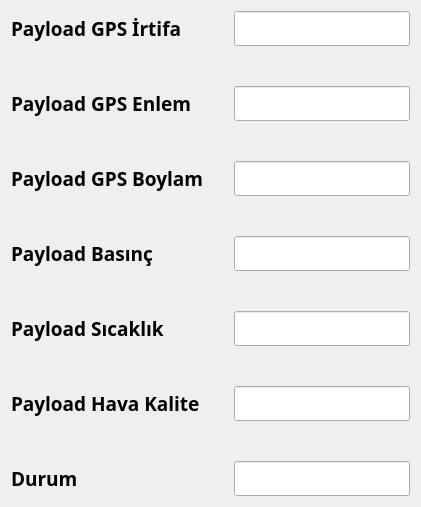
    <widget class="QWidget" name="formLayoutWidget_3">
     <property name="geometry">
      <rect>
       <x>1350</x>
       <y>10</y>
       <width>421</width>
       <height>445</height>
      </rect>
     </property>
     <property name="font">
      <font>
       <family>Microsoft Tai Le</family>
       <pointsize>14</pointsize>
       <weight>75</weight>
       <bold>true</bold>
      </font>
     </property>
     <layout class="QFormLayout" name="formLayout_3">
      <property name="horizontalSpacing">
       <number>30</number>
      </property>
      <property name="verticalSpacing">
       <number>40</number>
      </property>
      <item row="0" column="0">
       <widget class="QLabel" name="payloadGPSirtifaLabel">
        <property name="font">
         <font>
          <family>Microsoft Tai Le</family>
          <pointsize>14</pointsize>
          <weight>75</weight>
          <bold>true</bold>
         </font>
        </property>
        <property name="text">
         <string>Payload GPS İrtifa</string>
        </property>
       </widget>
      </item>
      <item row="0" column="1">
       <widget class="QLineEdit" name="payloadGPSRtifaLineEdit">
        <property name="font">
         <font>
          <family>Microsoft Tai Le</family>
          <pointsize>14</pointsize>
          <weight>75</weight>
          <bold>true</bold>
         </font>
        </property>
       </widget>
      </item>
      <item row="1" column="0">
       <widget class="QLabel" name="payloadGPSEnlemLabel">
        <property name="font">
         <font>
          <family>Microsoft Tai Le</family>
          <pointsize>14</pointsize>
          <weight>75</weight>
          <bold>true</bold>
         </font>
        </property>
        <property name="text">
         <string>Payload GPS Enlem</string>
        </property>
       </widget>
      </item>
      <item row="1" column="1">
       <widget class="QLineEdit" name="payloadGPSEnlemLineEdit">
        <property name="font">
         <font>
          <family>Microsoft Tai Le</family>
          <pointsize>14</pointsize>
          <weight>75</weight>
          <bold>true</bold>
         </font>
        </property>
       </widget>
      </item>
      <item row="2" column="0">
       <widget class="QLabel" name="payloadGPSBoylamLabel">
        <property name="font">
         <font>
          <family>Microsoft Tai Le</family>
          <pointsize>14</pointsize>
          <weight>75</weight>
          <bold>true</bold>
         </font>
        </property>
        <property name="text">
         <string>Payload GPS Boylam</string>
        </property>
       </widget>
      </item>
      <item row="2" column="1">
       <widget class="QLineEdit" name="payloadGPSBoylamLineEdit">
        <property name="font">
         <font>
          <family>Microsoft Tai Le</family>
          <pointsize>14</pointsize>
          <weight>75</weight>
          <bold>true</bold>
         </font>
        </property>
       </widget>
      </item>
      <item row="3" column="0">
       <widget class="QLabel" name="payload_pressureLabel">
        <property name="font">
         <font>
          <family>Microsoft Tai Le</family>
          <pointsize>14</pointsize>
          <weight>75</weight>
          <bold>true</bold>
         </font>
        </property>
        <property name="text">
         <string>Payload Basınç</string>
        </property>
       </widget>
      </item>
      <item row="3" column="1">
       <widget class="QLineEdit" name="payloadBasincNLineEdit">
        <property name="font">
         <font>
          <family>Microsoft Tai Le</family>
          <pointsize>14</pointsize>
          <weight>75</weight>
          <bold>true</bold>
         </font>
        </property>
       </widget>
      </item>
      <item row="4" column="0">
       <widget class="QLabel" name="payload_tempLabel">
        <property name="font">
         <font>
          <family>Microsoft Tai Le</family>
          <pointsize>14</pointsize>
          <weight>75</weight>
          <bold>true</bold>
         </font>
        </property>
        <property name="text">
         <string>Payload Sıcaklık</string>
        </property>
       </widget>
      </item>
      <item row="4" column="1">
       <widget class="QLineEdit" name="payloadSicaklikLineEdit">
        <property name="font">
         <font>
          <family>Microsoft Tai Le</family>
          <pointsize>14</pointsize>
          <weight>75</weight>
          <bold>true</bold>
         </font>
        </property>
       </widget>
      </item>
      <item row="5" column="0">
       <widget class="QLabel" name="payload_airquaLabel">
        <property name="font">
         <font>
          <family>Microsoft Tai Le</family>
          <pointsize>14</pointsize>
          <weight>75</weight>
          <bold>true</bold>
         </font>
        </property>
        <property name="text">
         <string>Payload Hava Kalite</string>
        </property>
       </widget>
      </item>
      <item row="5" column="1">
       <widget class="QLineEdit" name="payloadHavaKaliteLineEdit">
        <property name="font">
         <font>
          <family>Microsoft Tai Le</family>
          <pointsize>14</pointsize>
          <weight>75</weight>
          <bold>true</bold>
         </font>
        </property>
       </widget>
      </item>
      <item row="6" column="0">
       <widget class="QLabel" name="durumLabel">
        <property name="font">
         <font>
          <family>Microsoft Tai Le</family>
          <pointsize>14</pointsize>
          <weight>75</weight>
          <bold>true</bold>
         </font>
        </property>
        <property name="text">
         <string>Durum</string>
        </property>
       </widget>
      </item>
      <item row="6" column="1">
       <widget class="QLineEdit" name="durumLineEdit">
        <property name="font">
         <font>
          <family>Microsoft Tai Le</family>
          <pointsize>14</pointsize>
          <weight>75</weight>
          <bold>true</bold>
         </font>
        </property>
       </widget>
      </item>
     </layout>
    </widget>
